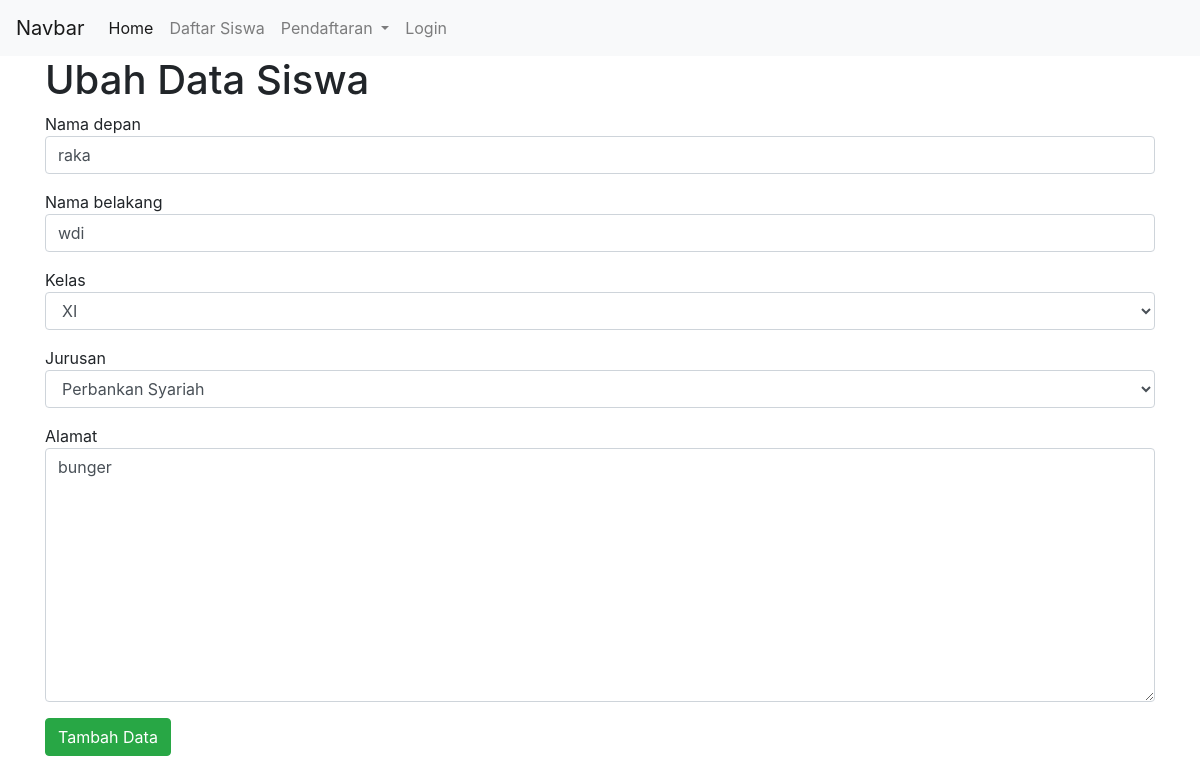
/absen/update/8, run on the app's committed database.
### absen/models.py (models this page shows, shortened)
class Absen(models.Model):
    category_kelas = (
        ('X','X'),
        ('XI', 'XI'),
        ('XII', 'XII'),
    )
    category_jurusan = (
        ('Teknik Komputer dan Jaringan', 'Teknik Komputer dan Jaringan'),
        ('Rekayasa Perangkat Lunak', 'Rekayasa Perangkat Lunak'),
        ('Perbankan Syariah', 'Perbankan Syariah'),
        ('Kriya Tekstil', 'Kriya Tekstil'),
        ('Teknik Kendaraan Ringan', 'Teknik Kendaraan Ringan'),
    )
    nama_depan     = models.CharField(max_length=100)
    nama_belakang  = models.CharField(max_length=100)
    kelas          = models.CharField(max_length=20, choices=category_kelas, default='x')
    jurusan        = models.CharField(max_length=100, choices=category_jurusan, default='tkj')
    alamat         = models.TextField()

### absen/views.py (the view)
# urls.py: url(r'^update/(?P<update_id>[0-9]+)$', views.update,name='update'),
def update(request, update_id):
    data_update = Absen.objects.get(id=update_id)
    data = {
        'nama_depan':data_update.nama_depan,
        'nama_belakang': data_update.nama_belakang,
        'kelas':data_update.kelas,
        'jurusan':data_update.jurusan,
        'alamat':data_update.alamat,
    }
    absen_form = AbsenForm(request.POST or None, initial=data, instance=data_update)
    if request.method == 'POST':
        if absen_form.is_valid():
            absen_form.save()
        return redirect('absen:list')
    context = {
        'page_title':'Ubah Data Siswa',
        'absen_form':absen_form,
    }
    return render(request,'absen/create.html',context)

### absen/forms.py
class AbsenForm(forms.ModelForm):
    class Meta:
        model = Absen
        fields = [
            'nama_depan',
            'nama_belakang',
            'kelas',
            'jurusan',
            'alamat',
        ]
        widgets = {
            'nama_depan': forms.TextInput(attrs={
                'class':'form-control',
                'placeholder':'masukan nama depan',
            }),
            'nama_belakang': forms.TextInput(attrs={
                'class':'form-control',
                'placeholder':'masukan nama belakang',
            }),
            'kelas': forms.Select(attrs={
                'class':'form-control',
            }),
            'jurusan': forms.Select(attrs={
                'class':'form-control',
            }),
            'alamat': forms.Textarea(attrs={
                'class':'form-control',
                'paleholder':'masukan alamat',
            }),
        }

### absen/templates/absen/create.html (shortened to what this page needs)
{% extends "base.html" %}
{% block contents %}
  <h1>{{page_title}}</h1>
  <form action="" method="POST">
    {% for form in absen_form %}
      <div class="form-group">
        {{form.label}}
        {{form}}
      </div>
    {% endfor %}
    <button class="btn btn-success" type="submit">Tambah Data</button>
  </form>
{% endblock contents %}

### data on the page
Absen: absen_form "raka" "wdi" "XI" "Perbankan Syariah" "bunger"

### other printed values
{{ page_title }} "Ubah Data Siswa"
